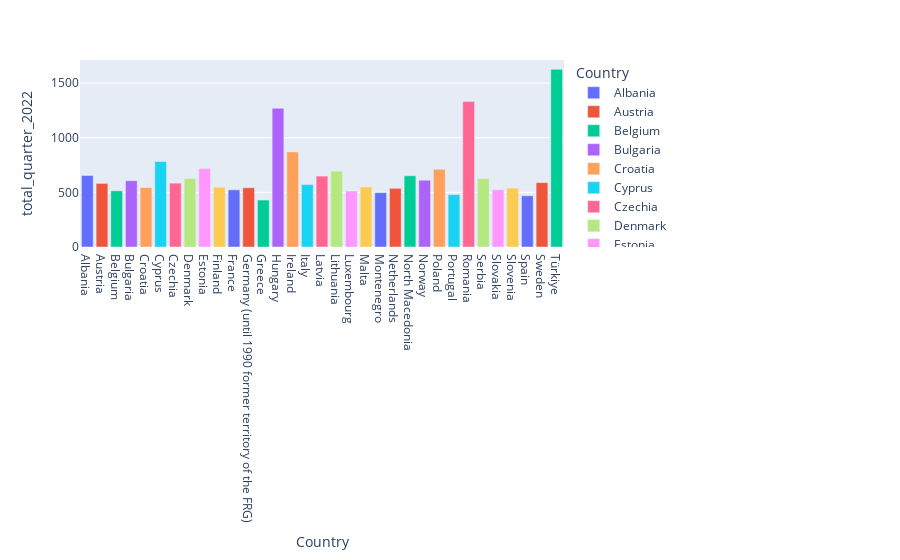

Notebook code for this chart:
### Code cell
# Plotting to review the country spend the most, being able to check the total each country contributed.
px.bar(wage, x= 'Country', y= 'total_quarter_2022', color = 'Country')

### Figure 1 — Plotly figure (JSON) as saved in the notebook; plotly's stock layout.template omitted (floating-point values rounded to 4 significant figures)
{"data": [{"alignmentgroup": "True", "hovertemplate": "Country=%{x}<br>total_quarter_2022=%{y}<extra></extra>", "legendgroup": "Albania", "marker": {"color": "#636efa", "pattern": {"shape": ""}}, "name": "Albania", "offsetgroup": "Albania", "orientation": "v", "showlegend": true, "textposition": "auto", "type": "bar", "x": ["Albania"], "xaxis": "x", "y": [655], "yaxis": "y"}, {"alignmentgroup": "True", "hovertemplate": "Country=%{x}<br>total_quarter_2022=%{y}<extra></extra>", "legendgroup": "Austria", "marker": {"color": "#EF553B", "pattern": {"shape": ""}}, "name": "Austria", "offsetgroup": "Austria", "orientation": "v", "showlegend": true, "textposition": "auto", "type": "bar", "x": ["Austria"], "xaxis": "x", "y": [581.9], "yaxis": "y"}, {"alignmentgroup": "True", "hovertemplate": "Country=%{x}<br>total_quarter_2022=%{y}<extra></extra>", "legendgroup": "Belgium", "marker": {"color": "#00cc96", "pattern": {"shape": ""}}, "name": "Belgium", "offsetgroup": "Belgium", "orientation": "v", "showlegend": true, "textposition": "auto", "type": "bar", "x": ["Belgium"], "xaxis": "x", "y": [514.1], "yaxis": "y"}, {"alignmentgroup": "True", "hovertemplate": "Country=%{x}<br>total_quarter_2022=%{y}<extra></extra>", "legendgroup": "Bulgaria", "marker": {"color": "#ab63fa", "pattern": {"shape": ""}}, "name": "Bulgaria", "offsetgroup": "Bulgaria", "orientation": "v", "showlegend": true, "textposition": "auto", "type": "bar", "x": ["Bulgaria"], "xaxis": "x", "y": [607], "yaxis": "y"}, {"alignmentgroup": "True", "hovertemplate": "Country=%{x}<br>total_quarter_2022=%{y}<extra></extra>", "legendgroup": "Croatia", "marker": {"color": "#FFA15A", "pattern": {"shape": ""}}, "name": "Croatia", "offsetgroup": "Croatia", "orientation": "v", "showlegend": true, "textposition": "auto", "type": "bar", "x": ["Croatia"], "xaxis": "x", "y": [544.1], "yaxis": "y"}, {"alignmentgroup": "True", "hovertemplate": "Country=%{x}<br>total_quarter_2022=%{y}<extra></extra>", "legendgroup": "Cyprus", "marker": {"color": "#19d3f3", "pattern": {"shape": ""}}, "name": "Cyprus", "offsetgroup": "Cyprus", "orientation": "v", "showlegend": true, "textposition": "auto", "type": "bar", "x": ["Cyprus"], "xaxis": "x", "y": [782.3], "yaxis": "y"}, {"alignmentgroup": "True", "hovertemplate": "Country=%{x}<br>total_quarter_2022=%{y}<extra></extra>", "legendgroup": "Czechia", "marker": {"color": "#FF6692", "pattern": {"shape": ""}}, "name": "Czechia", "offsetgroup": "Czechia", "orientation": "v", "showlegend": true, "textposition": "auto", "type": "bar", "x": ["Czechia"], "xaxis": "x", "y": [584.5], "yaxis": "y"}, {"alignmentgroup": "True", "hovertemplate": "Country=%{x}<br>total_quarter_2022=%{y}<extra></extra>", "legendgroup": "Denmark", "marker": {"color": "#B6E880", "pattern": {"shape": ""}}, "name": "Denmark", "offsetgroup": "Denmark", "orientation": "v", "showlegend": true, "textposition": "auto", "type": "bar", "x": ["Denmark"], "xaxis": "x", "y": [626.3], "yaxis": "y"}, {"alignmentgroup": "True", "hovertemplate": "Country=%{x}<br>total_quarter_2022=%{y}<extra></extra>", "legendgroup": "Estonia", "marker": {"color": "#FF97FF", "pattern": {"shape": ""}}, "name": "Estonia", "offsetgroup": "Estonia", "orientation": "v", "showlegend": true, "textposition": "auto", "type": "bar", "x": ["Estonia"], "xaxis": "x", "y": [719.1], "yaxis": "y"}, {"alignmentgroup": "True", "hovertemplate": "Country=%{x}<br>total_quarter_2022=%{y}<extra></extra>", "legendgroup": "Finland", "marker": {"color": "#FECB52", "pattern": {"shape": ""}}, "name": "Finland", "offsetgroup": "Finland", "orientation": "v", "showlegend": true, "textposition": "auto", "type": "bar", "x": ["Finland"], "xaxis": "x", "y": [548], "yaxis": "y"}, {"alignmentgroup": "True", "hovertemplate": "Country=%{x}<br>total_quarter_2022=%{y}<extra></extra>", "legendgroup": "France", "marker": {"color": "#636efa", "pattern": {"shape": ""}}, "name": "France", "offsetgroup": "France", "orientation": "v", "showlegend": true, "textposition": "auto", "type": "bar", "x": ["France"], "xaxis": "x", "y": [523.1], "yaxis": "y"}, {"alignmentgroup": "True", "hovertemplate": "Country=%{x}<br>total_quarter_2022=%{y}<extra></extra>", "legendgroup": "Germany (until 1990 former territory of the FRG)", "marker": {"color": "#EF553B", "pattern": {"shape": ""}}, "name": "Germany (until 1990 former territory of the FRG)", "offsetgroup": "Germany (until 1990 former territory of the FRG)", "orientation": "v", "showlegend": true, "textposition": "auto", "type": "bar", "x": ["Germany (until 1990 former territory of the FRG)"], "xaxis": "x", "y": [542.4], "yaxis": "y"}, {"alignmentgroup": "True", "hovertemplate": "Country=%{x}<br>total_quarter_2022=%{y}<extra></extra>", "legendgroup": "Greece", "marker": {"color": "#00cc96", "pattern": {"shape": ""}}, "name": "Greece", "offsetgroup": "Greece", "orientation": "v", "showlegend": true, "textposition": "auto", "type": "bar", "x": ["Greece"], "xaxis": "x", "y": [429.7], "yaxis": "y"}, {"alignmentgroup": "True", "hovertemplate": "Country=%{x}<br>total_quarter_2022=%{y}<extra></extra>", "legendgroup": "Hungary", "marker": {"color": "#ab63fa", "pattern": {"shape": ""}}, "name": "Hungary", "offsetgroup": "Hungary", "orientation": "v", "showlegend": true, "textposition": "auto", "type": "bar", "x": ["Hungary"], "xaxis": "x", "y": [1270.0], "yaxis": "y"}, {"alignmentgroup": "True", "hovertemplate": "Country=%{x}<br>total_quarter_2022=%{y}<extra></extra>", "legendgroup": "Ireland", "marker": {"color": "#FFA15A", "pattern": {"shape": ""}}, "name": "Ireland", "offsetgroup": "Ireland", "orientation": "v", "showlegend": true, "textposition": "auto", "type": "bar", "x": ["Ireland"], "xaxis": "x", "y": [870.6], "yaxis": "y"}, {"alignmentgroup": "True", "hovertemplate": "Country=%{x}<br>total_quarter_2022=%{y}<extra></extra>", "legendgroup": "Italy", "marker": {"color": "#19d3f3", "pattern": {"shape": ""}}, "name": "Italy", "offsetgroup": "Italy", "orientation": "v", "showlegend": true, "textposition": "auto", "type": "bar", "x": ["Italy"], "xaxis": "x", "y": [571.9], "yaxis": "y"}, {"alignmentgroup": "True", "hovertemplate": "Country=%{x}<br>total_quarter_2022=%{y}<extra></extra>", "legendgroup": "Latvia", "marker": {"color": "#FF6692", "pattern": {"shape": ""}}, "name": "Latvia", "offsetgroup": "Latvia", "orientation": "v", "showlegend": true, "textposition": "auto", "type": "bar", "x": ["Latvia"], "xaxis": "x", "y": [649], "yaxis": "y"}, {"alignmentgroup": "True", "hovertemplate": "Country=%{x}<br>total_quarter_2022=%{y}<extra></extra>", "legendgroup": "Lithuania", "marker": {"color": "#B6E880", "pattern": {"shape": ""}}, "name": "Lithuania", "offsetgroup": "Lithuania", "orientation": "v", "showlegend": true, "textposition": "auto", "type": "bar", "x": ["Lithuania"], "xaxis": "x", "y": [694.1], "yaxis": "y"}, {"alignmentgroup": "True", "hovertemplate": "Country=%{x}<br>total_quarter_2022=%{y}<extra></extra>", "legendgroup": "Luxembourg", "marker": {"color": "#FF97FF", "pattern": {"shape": ""}}, "name": "Luxembourg", "offsetgroup": "Luxembourg", "orientation": "v", "showlegend": true, "textposition": "auto", "type": "bar", "x": ["Luxembourg"], "xaxis": "x", "y": [512.4], "yaxis": "y"}, {"alignmentgroup": "True", "hovertemplate": "Country=%{x}<br>total_quarter_2022=%{y}<extra></extra>", "legendgroup": "Malta", "marker": {"color": "#FECB52", "pattern": {"shape": ""}}, "name": "Malta", "offsetgroup": "Malta", "orientation": "v", "showlegend": true, "textposition": "auto", "type": "bar", "x": ["Malta"], "xaxis": "x", "y": [549.7], "yaxis": "y"}, {"alignmentgroup": "True", "hovertemplate": "Country=%{x}<br>total_quarter_2022=%{y}<extra></extra>", "legendgroup": "Montenegro", "marker": {"color": "#636efa", "pattern": {"shape": ""}}, "name": "Montenegro", "offsetgroup": "Montenegro", "orientation": "v", "showlegend": true, "textposition": "auto", "type": "bar", "x": ["Montenegro"], "xaxis": "x", "y": [497.5], "yaxis": "y"}, {"alignmentgroup": "True", "hovertemplate": "Country=%{x}<br>total_quarter_2022=%{y}<extra></extra>", "legendgroup": "Netherlands", "marker": {"color": "#EF553B", "pattern": {"shape": ""}}, "name": "Netherlands", "offsetgroup": "Netherlands", "orientation": "v", "showlegend": true, "textposition": "auto", "type": "bar", "x": ["Netherlands"], "xaxis": "x", "y": [537], "yaxis": "y"}, {"alignmentgroup": "True", "hovertemplate": "Country=%{x}<br>total_quarter_2022=%{y}<extra></extra>", "legendgroup": "North Macedonia", "marker": {"color": "#00cc96", "pattern": {"shape": ""}}, "name": "North Macedonia", "offsetgroup": "North Macedonia", "orientation": "v", "showlegend": true, "textposition": "auto", "type": "bar", "x": ["North Macedonia"], "xaxis": "x", "y": [652.1], "yaxis": "y"}, {"alignmentgroup": "True", "hovertemplate": "Country=%{x}<br>total_quarter_2022=%{y}<extra></extra>", "legendgroup": "Norway", "marker": {"color": "#ab63fa", "pattern": {"shape": ""}}, "name": "Norway", "offsetgroup": "Norway", "orientation": "v", "showlegend": true, "textposition": "auto", "type": "bar", "x": ["Norway"], "xaxis": "x", "y": [611.9], "yaxis": "y"}, {"alignmentgroup": "True", "hovertemplate": "Country=%{x}<br>total_quarter_2022=%{y}<extra></extra>", "legendgroup": "Poland", "marker": {"color": "#FFA15A", "pattern": {"shape": ""}}, "name": "Poland", "offsetgroup": "Poland", "orientation": "v", "showlegend": true, "textposition": "auto", "type": "bar", "x": ["Poland"], "xaxis": "x", "y": [710.5], "yaxis": "y"}, {"alignmentgroup": "True", "hovertemplate": "Country=%{x}<br>total_quarter_2022=%{y}<extra></extra>", "legendgroup": "Portugal", "marker": {"color": "#19d3f3", "pattern": {"shape": ""}}, "name": "Portugal", "offsetgroup": "Portugal", "orientation": "v", "showlegend": true, "textposition": "auto", "type": "bar", "x": ["Portugal"], "xaxis": "x", "y": [479.7], "yaxis": "y"}, {"alignmentgroup": "True", "hovertemplate": "Country=%{x}<br>total_quarter_2022=%{y}<extra></extra>", "legendgroup": "Romania", "marker": {"color": "#FF6692", "pattern": {"shape": ""}}, "name": "Romania", "offsetgroup": "Romania", "orientation": "v", "showlegend": true, "textposition": "auto", "type": "bar", "x": ["Romania"], "xaxis": "x", "y": [1331.0], "yaxis": "y"}, {"alignmentgroup": "True", "hovertemplate": "Country=%{x}<br>total_quarter_2022=%{y}<extra></extra>", "legendgroup": "Serbia", "marker": {"color": "#B6E880", "pattern": {"shape": ""}}, "name": "Serbia", "offsetgroup": "Serbia", "orientation": "v", "showlegend": true, "textposition": "auto", "type": "bar", "x": ["Serbia"], "xaxis": "x", "y": [625.2], "yaxis": "y"}, {"alignmentgroup": "True", "hovertemplate": "Country=%{x}<br>total_quarter_2022=%{y}<extra></extra>", "legendgroup": "Slovakia", "marker": {"color": "#FF97FF", "pattern": {"shape": ""}}, "name": "Slovakia", "offsetgroup": "Slovakia", "orientation": "v", "showlegend": true, "textposition": "auto", "type": "bar", "x": ["Slovakia"], "xaxis": "x", "y": [524], "yaxis": "y"}, {"alignmentgroup": "True", "hovertemplate": "Country=%{x}<br>total_quarter_2022=%{y}<extra></extra>", "legendgroup": "Slovenia", "marker": {"color": "#FECB52", "pattern": {"shape": ""}}, "name": "Slovenia", "offsetgroup": "Slovenia", "orientation": "v", "showlegend": true, "textposition": "auto", "type": "bar", "x": ["Slovenia"], "xaxis": "x", "y": [539.6], "yaxis": "y"}, {"alignmentgroup": "True", "hovertemplate": "Country=%{x}<br>total_quarter_2022=%{y}<extra></extra>", "legendgroup": "Spain", "marker": {"color": "#636efa", "pattern": {"shape": ""}}, "name": "Spain", "offsetgroup": "Spain", "orientation": "v", "showlegend": true, "textposition": "auto", "type": "bar", "x": ["Spain"], "xaxis": "x", "y": [468.9], "yaxis": "y"}, {"alignmentgroup": "True", "hovertemplate": "Country=%{x}<br>total_quarter_2022=%{y}<extra></extra>", "legendgroup": "Sweden", "marker": {"color": "#EF553B", "pattern": {"shape": ""}}, "name": "Sweden", "offsetgroup": "Sweden", "orientation": "v", "showlegend": true, "textposition": "auto", "type": "bar", "x": ["Sweden"], "xaxis": "x", "y": [589.3], "yaxis": "y"}, {"alignmentgroup": "True", "hovertemplate": "Country=%{x}<br>total_quarter_2022=%{y}<extra></extra>", "legendgroup": "Türkiye", "marker": {"color": "#00cc96", "pattern": {"shape": ""}}, "name": "Türkiye", "offsetgroup": "Türkiye", "orientation": "v", "showlegend": true, "textposition": "auto", "type": "bar", "x": ["Türkiye"], "xaxis": "x", "y": [1626], "yaxis": "y"}], "layout": {"barmode": "relative", "legend": {"title": {"text": "Country"}, "tracegroupgap": 0}, "margin": {"t": 60}, "xaxis": {"anchor": "y", "categoryarray": ["Albania", "Austria", "Belgium", "Bulgaria", "Croatia", "Cyprus", "Czechia", "Denmark", "Estonia", "Finland", "France", "Germany (until 1990 former territory of the FRG)", "Greece", "Hungary", "Ireland", "Italy", "Latvia", "Lithuania", "Luxembourg", "Malta", "Montenegro", "Netherlands", "North Macedonia", "Norway", "Poland", "Portugal", "Romania", "Serbia", "Slovakia", "Slovenia", "Spain", "Sweden", "Türkiye"], "categoryorder": "array", "domain": [0, 1], "title": {"text": "Country"}}, "yaxis": {"anchor": "x", "domain": [0, 1], "title": {"text": "total_quarter_2022"}}}}
